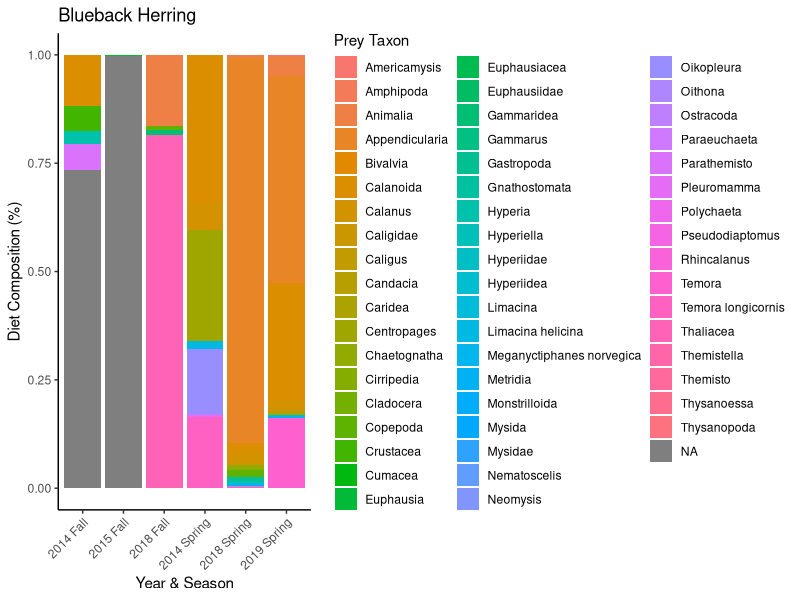
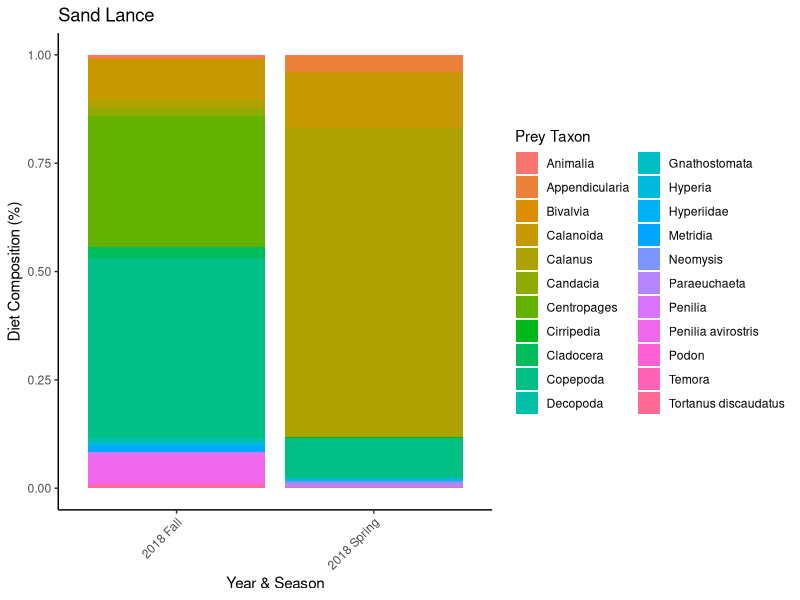
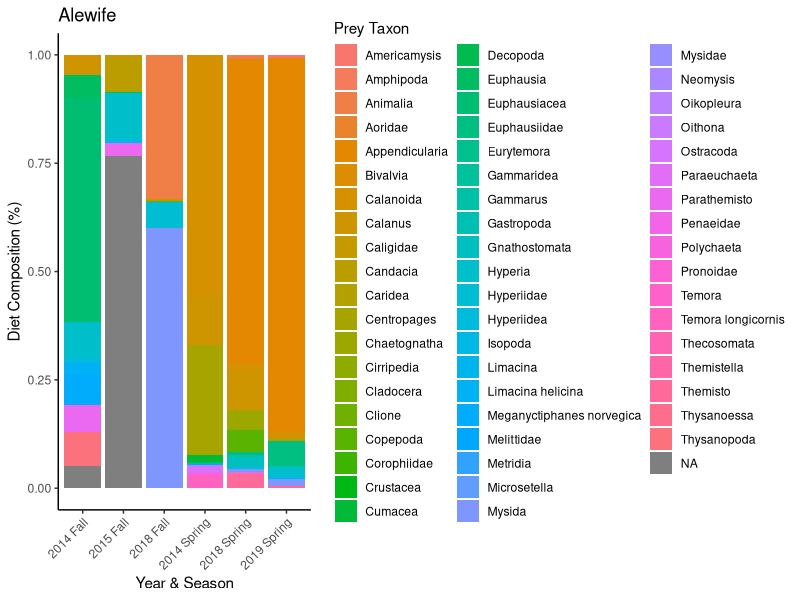
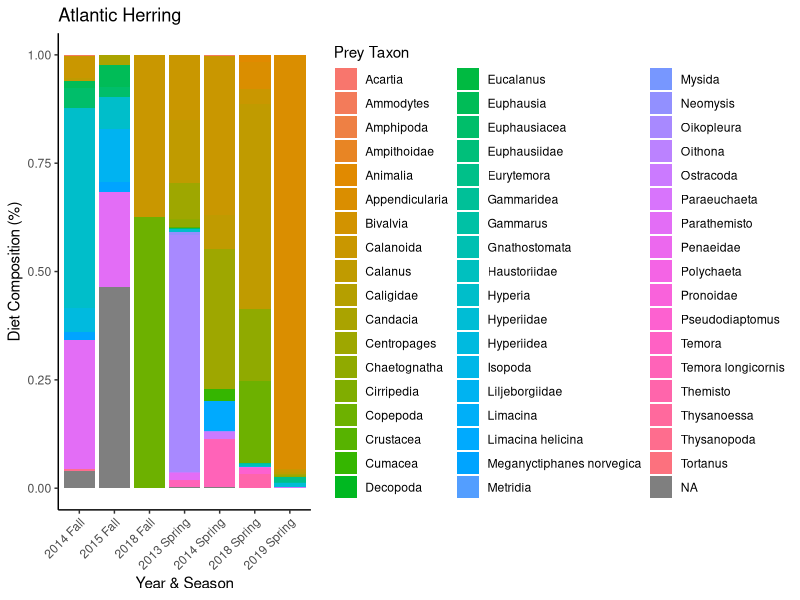
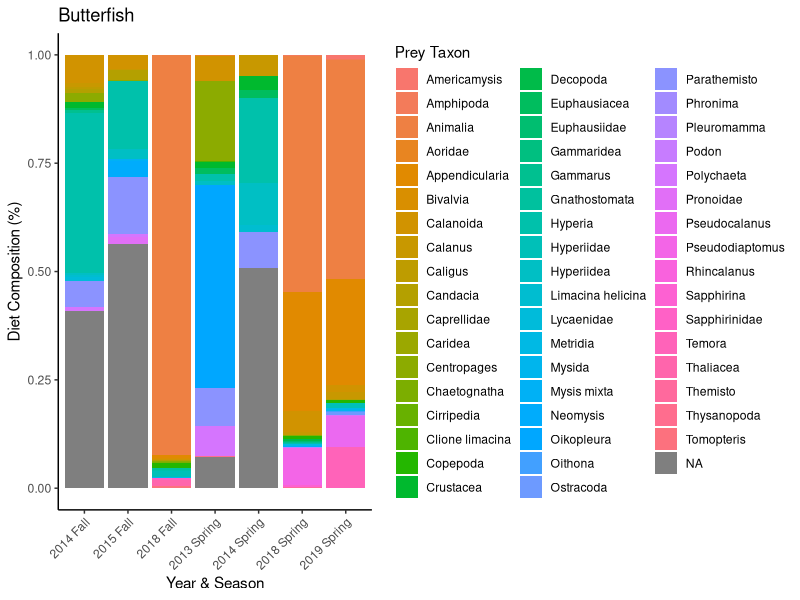
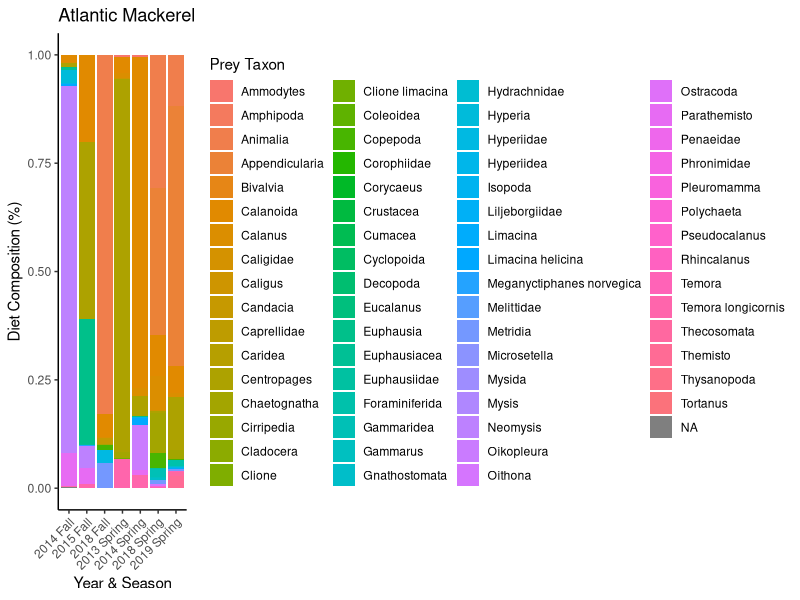
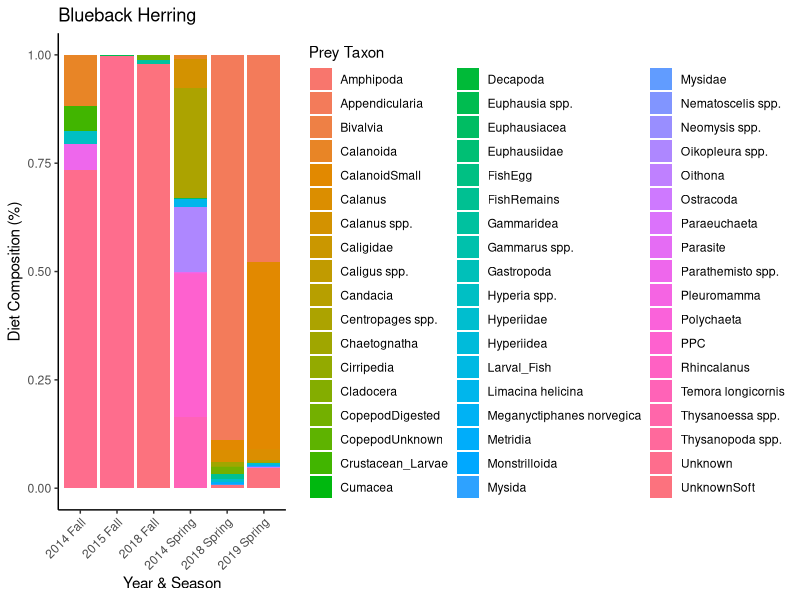
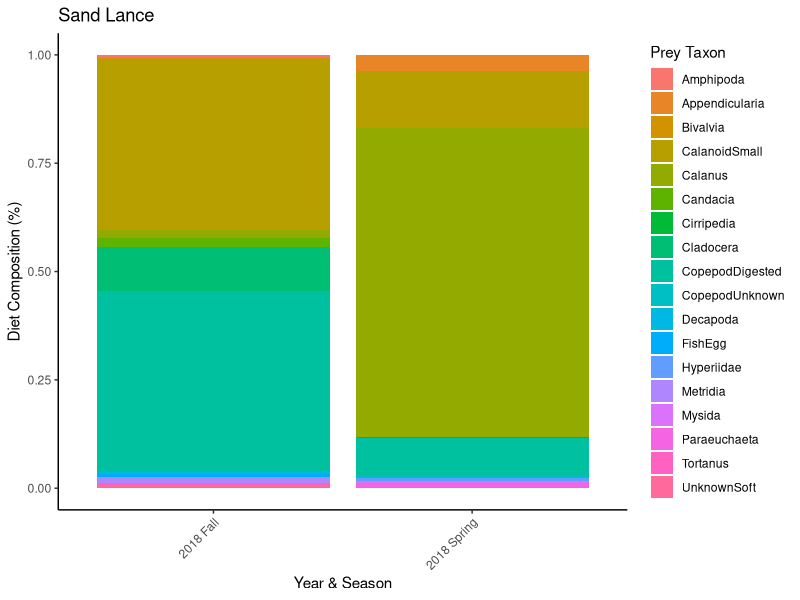

The R source for these figures, in order:
################################################################################
#############          FORAGE FISH DIETS           #############################
#############             FEB-2025                 #############################
## by: Alexandra Cabanelas
# looking at fish diet trends of fish already processed by J Suca et al
# data is from https://portal.edirepository.org/nis/mapbrowse?packageid=knb-lter-nes.2.3 

#Glancy, S.G., J.J. Suca, and J.K. Llopiz. 2022. Diet composition for small 
##pelagic fishes across the Northeast U.S. Continental Shelf for NES-LTER, 
##ongoing since 2013 ver 3. Environmental Data Initiative. 
##https://doi.org/10.6073/pasta/e48fef01a8bb7ae3c443d57de83bed2e 

#Concat_Count_EDI = prey counts
#Concat_Meas_EDI = prey measurements 

#### ------------------------------------------ #####
#            Packages -----
#### ------------------------------------------ #####

library(tidyverse)
library(RColorBrewer)
library(patchwork)
#library(gridExtra) 
#library(cowplot)

#### ------------------------------------------ #####
#            Data -----
#### ------------------------------------------ #####

diets <- read.csv(file.path("raw","Concat_Count_EDI.csv"))


#### ------------------------------------------ #####
#            Tidy -----
#### ------------------------------------------ #####

# create season and year columns 
diets <- diets %>%
  mutate(
    year = substr(as.character(cruise), 1, 4),  # Extract first 4 digits as Year
    season = case_when(
      grepl("02$", cruise) ~ "Spring",  # If cruise ends in '02', assign "Spring"
      grepl("04$", cruise) ~ "Fall",    # If cruise ends in '04', assign "Fall"
      TRUE ~ NA_character_  # Assign NA if it doesn't match
    )
  )

# preyTaxon = Most general taxonomic category of prey
# preyTaxa = Specific taxonomic category of prey
# Llopiz_taxa = Llopiz lab category of prey item
# scientificName_preyTaxon = Scientific name of prey item

comparison_table <- diets %>%
  select(preyTaxon, preyTaxa, Llopiz_taxa, 
         scientificName_preyTaxon, scientificNameID_preyTaxon) %>%
  distinct()  

differences_in_taxa_cols <- diets %>%
  filter(preyTaxon != Llopiz_taxa | 
           preyTaxon != scientificName_preyTaxon | 
           preyTaxon != preyTaxa | 
           Llopiz_taxa != scientificName_preyTaxon | 
           Llopiz_taxa != preyTaxa | 
           scientificName_preyTaxon != preyTaxa) %>%
  select(preyTaxon, Llopiz_taxa, scientificName_preyTaxon, preyTaxa) %>%
  distinct() %>%
  arrange(preyTaxon)

# remove Empty stomachs?
diets <- diets %>%
  filter(preyTaxon != "-9999" & preyTaxon != "Empty")

# not sure what "preyNum" column is
# in EDI is says "Unique number for prey specimen within each gut"
diets <- diets %>%
  dplyr::select(-c("preyNum", "preySpp", "Ocularunits", "Mag","prey_mm", "Scope"))

# preyCount = Total number of prey items per taxanomic category in the gut of fish specimen
## not sure what the NAs in this col mean...

# gutCount = Total number of prey items in that individual fish’s gut.
## gut count is not always filled out - sometimes NA
## and sometimes it seems likes it's wrong (e.g. preyCount > gutCount)

# redo gutCount column 
diets <- diets %>%
  group_by(FishSpecies, cruise, station, FishNum) %>%
  mutate(gutCount = sum(preyCount, na.rm = TRUE)) %>%
  ungroup()

# number of guts processed per season, yearb by predator species
fish_counts <- diets %>%
  group_by(year, season, FishSpecies) %>%
  summarise(fish_processed = n_distinct(FishNum), .groups = "drop") %>%
  group_by(year) %>%
  mutate(total_per_year = sum(fish_processed)) %>% 
  ungroup()

# create common name column
#P_tri = Peprilus triacanthus = Butterfish
#A_aes = Alosa aestivalis = Blueback Herring
#A_pse =	Alosa pseudoharengus = Alewife
#C_har = Clupea harengus = Atlantic Herring
#A_dub =	Ammodytes dubius = Sand Lance
#S_sco =	Scomber scombrus = Atlantic Mackerel

# fix typo in data... 
diets <- diets %>%
  mutate(FishSpecies = ifelse(FishSpecies == "p_tri", "P_tri", FishSpecies))

diets <- diets %>%
  mutate(FishCommon = case_when(
    FishSpecies == "P_tri" ~ "Butterfish",
    FishSpecies == "A_aes" ~ "Blueback Herring",
    FishSpecies == "A_pse" ~ "Alewife",
    FishSpecies == "C_har" ~ "Atlantic Herring",
    FishSpecies == "A_dub" ~ "Sand Lance",
    FishSpecies == "S_sco" ~ "Atlantic Mackerel",
    TRUE ~ NA_character_  # Assign NA if no match
  ))

#im setting the NAs in preyCount == 0 for now bc i dont know what they are
diets <- diets %>%
  mutate(preyCount = ifelse(is.na(preyCount), 0, preyCount))


#### ------------------------------------------ #####
#            Plots -----
#### ------------------------------------------ #####

#            scientificName_preyTaxon -----
#### ------------------------------------------ #####

# calculate diet composition (%) per fish species, year, and season
diets_percent <- diets %>%
  group_by(FishSpecies, year, season, scientificName_preyTaxon) %>%
  summarise(total_prey = sum(preyCount, na.rm = TRUE), .groups = "drop") %>%
  group_by(FishSpecies, year, season) %>%
  mutate(percent = (total_prey / sum(total_prey, na.rm = TRUE)) * 100)

# to make title the fish's common name
fish_common_map <- diets %>%
  select(FishSpecies, FishCommon) %>%
  distinct() %>%
  deframe() 

fish_species_list <- unique(diets_percent$FishSpecies)

# loop through each FishSpecies and create plots
for (fish in fish_species_list) {
  plot <- ggplot(filter(diets_percent, FishSpecies == fish), 
                 aes(x = interaction(year, season, sep = " "), 
                     y = percent, fill = scientificName_preyTaxon)) +
    geom_bar(stat = "identity", position = "fill") +  
    theme_classic() +
    labs(title = fish_common_map[fish],
         x = "Year & Season", 
         y = "Diet Composition (%)", 
         fill = "Prey Taxon") +
    theme(axis.text.x = element_text(angle = 45, hjust = 1),
          legend.position = "right")
  
  print(plot)  
}

#            preyTaxon -----
#### ------------------------------------------ #####

# calculate diet composition (%) per fish species, year, and season
diets_percent_preyTaxon <- diets %>%
  group_by(FishSpecies, year, season, preyTaxon) %>%
  summarise(total_prey = sum(preyCount, na.rm = TRUE), .groups = "drop") %>%
  group_by(FishSpecies, year, season) %>%
  mutate(percent = (total_prey / sum(total_prey, na.rm = TRUE)) * 100)

# loop to plot
for (fish in fish_species_list) {
  plot <- ggplot(filter(diets_percent_preyTaxon, FishSpecies == fish), 
                 aes(x = interaction(year, season, sep = " "), 
                     y = percent, fill = preyTaxon)) +
    geom_bar(stat = "identity", position = "fill") +  
    theme_classic() +
    labs(title = fish_common_map[fish],
         x = "Year & Season", 
         y = "Diet Composition (%)", 
         fill = "Prey Taxon") +
    theme(axis.text.x = element_text(angle = 45, hjust = 1),
          legend.position = "right")
  
  print(plot)  
}


#            preyTaxon grouped top 10 -----
#### ------------------------------------------ #####

# rename PPC to Calanoida
diets_v1 <- diets %>%
  mutate(preyTaxon = ifelse(preyTaxon == "PPC", "Calanoida", 
                            preyTaxon))

diets_v1 <- diets_v1 %>%
  mutate(preyTaxon = case_when(
    preyTaxon %in% c("Unknown", "UnknownOther", "UnknownSoft") ~ "Unknown",  
    TRUE ~ preyTaxon  # keep other values unchanged
  ))

# top 10 most common preyTaxon across all data
top_10_prey <- diets_v1 %>%
  group_by(preyTaxon) %>%
  summarise(total_prey = sum(preyCount, na.rm = TRUE)) %>%
  arrange(desc(total_prey)) %>%
  slice_head(n = 10) %>%
  pull(preyTaxon) 

diets_v1 <- diets_v1 %>%
  mutate(preyTaxon = case_when(
    preyTaxon %in% top_10_prey ~ preyTaxon,  # keep top 10 prey taxa
    TRUE ~ "Other"  # group all other prey into "Other"
  ))

diets_percent_preyTaxon_g <- diets_v1 %>%
  group_by(FishSpecies, year, season, preyTaxon) %>%
  summarise(total_prey = sum(preyCount, na.rm = TRUE), .groups = "drop") %>%
  group_by(FishSpecies, year, season) %>%
  mutate(percent = (total_prey / sum(total_prey, na.rm = TRUE)) * 100)

unique_prey <- unique(diets_percent_preyTaxon_g$preyTaxon)
color_palette <- brewer.pal(n = 11, name = "RdGy") #"Paired", "Set3" or "Dark2"
prey_color_mapping <- setNames(color_palette, unique_prey)

# loop to plot

for (fish in fish_species_list) {
  plot <- ggplot(filter(diets_percent_preyTaxon_g, FishSpecies == fish), 
                 aes(x = interaction(season, year, sep = " "), 
                     y = percent, fill = preyTaxon)) +
    geom_bar(stat = "identity", position = "fill") +  
    scale_fill_manual(values = prey_color_mapping) +
    theme_classic() +
    labs(title = fish_common_map[fish],
         y = "Diet Composition (%)") +  
    theme(axis.text.x = element_text(angle = 0, hjust = 0.5, color = "black", size = 14),
          axis.text.y = element_text(angle = 0, color = "black", size = 14),
          axis.title.x = element_blank(),
          axis.title.y = element_text(size = 16),  
          plot.title = element_text(hjust = 0.5, size = 18, face = "bold"),
          legend.position = "right",
          legend.title = element_blank(),
          legend.margin = margin(0, 0, 0, 0),
          legend.spacing.y = unit(0.2, "cm")) +
    scale_y_continuous(expand = c(0, 0), 
                       labels = scales::percent_format(scale = 100))
  
  print(plot)  
}

### SAME BUT OTHER PALETTE/COLOR OPTIONS
# do the same but coloring unknown in like a bright color
bright_colors <- c("#FF0000", "#00FF00", "#0000FF", "orange",  "#FF00FF",
                   "#00FFFF", "#800000", "#808000", "#008000", "#800080", 
                   "#000080", "#808080", "#C0C0C0", "#FF6347", "#FFD700", 
                   "#32CD32", "#FF1493", "#B22222", "#FF4500", "#ADFF2F")

custom_palette <-  c(
  "Unknown" = "#E63946",  # Bright Red (stands out)
  "Other" = "#8D99AE",  # Neutral Gray for "Other"
  "Calanoida" = "#A8DADC",  # Soft Cyan
  "Calanus spp." = "#457B9D",  # Muted Blue
  "Centropages spp." = "#1D3557",  # Dark Blue
  "Euphausia spp." = "#F4A261",  # Warm Orange
  "Neomysis spp." = "#E9C46A",  # Yellow-Gold
  "Oikopleura spp." = "#2A9D8F",  # Green-Teal
  "Temora longicornis" = "#264653",  # Dark Teal
  "Appendicularia" = "#6A0572",  # Deep Purple
  "CalanoidSmall" = "#D4A5A5"  # Soft Pink
)

custom_palette <- c(
  "Unknown" = "#D73027",  # Strong Red (stands out)
  "Other" = "#7E7E7E",  # Neutral Gray (background)
  "Calanoida" = "#1F78B4",  # Deep Blue
  "Calanus spp." = "#6BAED6",  # Soft Blue
  "Centropages spp." = "#A6CEE3",  # Light Blue
  "Euphausia spp." = "#33A02C",  # Deep Green
  "Neomysis spp." = "#B2DF8A",  # Light Green
  "Oikopleura spp." = "#FDAE61",  # Warm Orange
  "Temora longicornis" = "#F46D43",  # Orange-Red
  "Appendicularia" = "#FDBF6F",  # Soft Peach
  "CalanoidSmall" = "#CAB2D6"  # Soft Purple
)

for (fish in fish_species_list) {
  plot <- ggplot(filter(diets_percent_preyTaxon_g, FishSpecies == fish), 
                 aes(x = interaction(season, year, sep = " "), 
                     y = percent, fill = preyTaxon)) +
    geom_bar(stat = "identity", position = "fill") +  
    scale_fill_manual(values = custom_palette) +
    theme_classic() +
    labs(title = fish_common_map[fish],
         y = "Diet Composition (%)") +  
    theme(axis.text.x = element_text(angle = 0, hjust = 0.5, color = "black", size = 14),
          axis.text.y = element_text(angle = 0, color = "black", size = 14),
          axis.title.x = element_blank(),
          axis.title.y = element_text(size = 16),  
          plot.title = element_text(hjust = 0.5, size = 18, face = "bold"),
          legend.position = "right",
          legend.title = element_blank(),
          legend.margin = margin(0, 0, 0, 0),
          legend.spacing.y = unit(0.2, "cm")) +
    scale_y_continuous(expand = c(0, 0), 
                       labels = scales::percent_format(scale = 100))
  
  print(plot)  
}



#            Llopiz_taxa grouped top 10 -----
#### ------------------------------------------ #####
# doing same with Llopiz_taxa bc calanoid small better described

diets_v2 <- diets %>%
  mutate(Llopiz_taxa = case_when( # Thaliacea ??
    Llopiz_taxa %in% c("Unknown", "UnknownOther", "UnknownSoft") ~ "Unknown",  
    TRUE ~ Llopiz_taxa  # keep other values unchanged
  ))

# fill in the NAs with some of the prey names in the scientificName_preyTaxon col
diets_v2 <- diets_v2 %>%
  mutate(Llopiz_taxa = ifelse(is.na(Llopiz_taxa), 
                              scientificName_preyTaxon, Llopiz_taxa))

# fill remaining NAs with prey names in the preyTaxon col
diets_v2 <- diets_v2 %>%
  mutate(Llopiz_taxa = ifelse(is.na(Llopiz_taxa), 
                              preyTaxon, Llopiz_taxa))

# group prey into broader categories:
# Calanoida = candacia, acartia, CalanoidDigested, Eucalanus, Eurytemora, 
##Paraeuchaeta, Pseudodiaptomas, Rhincalanus, Tortanus, Tortanus discaudatus, CalanoidSmall

# Copepoda = CopepodDigested, CopepodUnknown, Corycaeus (cyclopoid), Cyclopoida, 
##Monstrilloida, Microsetella, Sapphirina, Sapphirinidae

# Mysida = "Mysida", "Neomysis", "Mysidae", "Mysis", "Mysis mixta", "Americamysis"'
# FishItems = Ammodytes, Fish_Remains, FishEgg, FishLarvae, FishRemains, Larval_Fish
# Appendicularia
# Bivalvia
# Amphipoda = Ampithoidae, Aoridae, Caprellidae, Corophiidae, Liljeborgiidae
# Pteropoda = Clione, Clione limacina, Limacina, Limacina helicina, Thecosomata
# Euphausiidae = Euphausia, Euphausiacea, Meganyctiphanes norvegica, 
##Nematoscelis, Thysanoessa, Thysanopoda

# Gammaridea = Gammarus
# Hyperiidea = Hyperia, Hyperiella, Hyperiidae, Phronima, Phronimidae, Pronoidae, Themistella, Themisto
# Decapoda = Caridea, Penaeidae

# Temora spp. = Temora, Temora longicornis 
# Other = Unknown 
diets_v2 <- diets_v2 %>%
  mutate(Llopiz_taxa = case_when(
    Llopiz_taxa == "Oikopleura" ~ "Appendicularia",
    Llopiz_taxa == "Neomysis" ~ "Mysida",
    Llopiz_taxa == "Parathemisto" ~ "Hyperiidae",
    Llopiz_taxa == "Gammarus" ~ "Gammaridea",
    Llopiz_taxa == "Other" ~ "Unknown", 
    Llopiz_taxa %in% c("Candacia", "Acartia", "CalanoidDigested", "Eucalanus", 
                       "Eurytemora", "Paraeuchaeta", "Pseudodiaptomas", 
                       "Rhincalanus", "Tortanus", "Tortanus discaudatus", 
                       "CalanoidSmall") ~ "Calanoida",
    
    Llopiz_taxa %in% c("CopepodDigested", "CopepodUnknown", "Corycaeus", 
                       "Cyclopoida", "Monstrilloida", "Microsetella", 
                       "Sapphirina", "Sapphirinidae") ~ "Copepoda",
    
    Llopiz_taxa %in% c("Mysida", "Neomysis", "Mysidae", "Mysis", "Mysis mixta", 
                       "Americamysis") ~ "Mysida",
    
    Llopiz_taxa %in% c("Ammodytes", "Fish_Remains", "FishEgg", "FishLarvae", 
                       "FishRemains", "Larval_Fish") ~ "FishItems",
    
    Llopiz_taxa %in% c("Ampithoidae", "Aoridae", "Caprellidae", "Corophiidae", 
                       "Liljeborgiidae") ~ "Amphipoda",
    
    Llopiz_taxa %in% c("Clione", "Clione limacina", "Limacina", 
                       "Limacina helicina", "Thecosomata") ~ "Pteropoda",
    
    Llopiz_taxa %in% c("Euphausia", "Euphausiacea", "Meganyctiphanes norvegica", 
                       "Nematoscelis", "Thysanoessa", 
                       "Thysanopoda") ~ "Euphausiidae",
    
    Llopiz_taxa %in% c("Hyperia", "Hyperiella", "Hyperiidae", "Phronima", 
                       "Phronimidae", "Pronoidae", "Themistella", 
                       "Themisto") ~ "Hyperiidea",
    
    Llopiz_taxa %in% c("Caridea", "Penaeidae") ~ "Decapoda",
    
    Llopiz_taxa %in% c("Temora", "Temora longicornis") ~ "Temora spp.",
    
    TRUE ~ Llopiz_taxa  # everything else unchanged
  ))

# ??? left as is
# Calanus
# Caligidae = sea lice = could go into parasite or Copepoda = Caligus
# Cirripedia (barnacle) = Arthropoda thecostraca
# there is a Crustacea group
# Cumacea = Arthropoda malacostraca 
# there is a Gastropoda group
# there is a Isopoda group
# Hydrachnidae = water mite = Arthropoda = possibly into parasites
# Metridia = calanoid copepod 
# Oithona = copepoda
# Penilia = Artropoda ctenopoda = Penilia avirostris
# Pleuromamma = calanoida 
# Podon = Arthropoda onychopoda
# Tomopteris = annelid 
# Ostracoda
# Haustoriidae = Arthropoda crustacean malacostraca 
# Animalia
# Lycaenidae = butterfly ??
# Melittidae = beetles??

# top 10 most common Llopiz_taxa across all data
top_10_Llopiz <- diets_v2 %>%
  group_by(Llopiz_taxa) %>%
  summarise(total_prey = sum(preyCount, na.rm = TRUE)) %>%
  arrange(desc(total_prey)) %>%
  slice_head(n = 10) %>%
  pull(Llopiz_taxa) 

diets_v3 <- diets_v2 %>%
  mutate(Llopiz_taxa = case_when(
    Llopiz_taxa %in% top_10_Llopiz ~ Llopiz_taxa,  # keep top 10 prey taxa
    TRUE ~ "Other"  # group all other prey into "Other"
  ))

diets_percent_Llopiz_taxa_g <- diets_v3 %>%
  group_by(FishSpecies, year, season, Llopiz_taxa) %>%
  summarise(total_prey = sum(preyCount, na.rm = TRUE), .groups = "drop") %>%
  group_by(FishSpecies, year, season) %>%
  mutate(percent = (total_prey / sum(total_prey, na.rm = TRUE)) * 100)

unique_preyLlopiz <- unique(diets_percent_Llopiz_taxa_g$Llopiz_taxa)
prey_color_mappingLlopiz <- setNames(color_palette, unique_preyLlopiz)

# loop to plot

for (fish in fish_species_list) {
  plot <- ggplot(filter(diets_percent_Llopiz_taxa_g, FishSpecies == fish), 
                 aes(x = interaction(season, year, sep = " "), 
                     y = percent, fill = Llopiz_taxa)) +
    geom_bar(stat = "identity", position = "fill") +  
    scale_fill_manual(values = prey_color_mappingLlopiz) +
    theme_classic() +
    labs(title = fish_common_map[fish],
         y = "Diet Composition (%)") +  
    theme(axis.text.x = element_text(angle = 0, hjust = 0.5, color = "black", size = 14),
          axis.text.y = element_text(angle = 0, color = "black", size = 14),
          axis.title.x = element_blank(),
          axis.title.y = element_text(size = 16),  
          plot.title = element_text(hjust = 0.5, size = 18, face = "bold"),
          legend.position = "right",
          legend.title = element_blank(),
          legend.margin = margin(0, 0, 0, 0),
          legend.spacing.y = unit(0.2, "cm")) +
    scale_y_continuous(expand = c(0, 0), 
                       labels = scales::percent_format(scale = 100))
  
  print(plot)  
}


#            2018 and 2019 ONLY -----
#### ------------------------------------------ #####
#            Llopiz_taxa grouped top 10 -----
#### ------------------------------------------ #####

top_10_Llopiz_new <- diets_v2 %>%
  filter(year %in% c(2018, 2019) & 
           season %in% c("Fall", "Spring")) %>%
  group_by(Llopiz_taxa) %>%
  summarise(total_prey = sum(preyCount, na.rm = TRUE)) %>%
  arrange(desc(total_prey)) %>%
  slice_head(n = 11) %>%
  pull(Llopiz_taxa) 

diets_v4 <- diets_v2 %>%
  mutate(Llopiz_taxa = case_when(
    Llopiz_taxa %in% top_10_Llopiz_new ~ Llopiz_taxa,  # keep top 10 prey taxa
    TRUE ~ "Other"  # group all other prey into "Other"
  ))

diets_percent_Llopiz_taxa_g_new <- diets_v4 %>%
  filter(year %in% c(2018, 2019) & season %in% c("Fall", "Spring")) %>%
  group_by(FishSpecies, year, season, Llopiz_taxa) %>%
  summarise(total_prey = sum(preyCount, na.rm = TRUE), .groups = "drop") %>%
  group_by(FishSpecies, year, season) %>%
  mutate(percent = (total_prey / sum(total_prey, na.rm = TRUE)) * 100,
         Llopiz_taxa = factor(Llopiz_taxa, 
                              levels = c(setdiff(top_10_Llopiz_new, 
                                                 c("Other", "Unknown")), 
                                         "Other", "Unknown")))  # Force order

unique_preyLlopiz_new <- unique(diets_percent_Llopiz_taxa_g_new$Llopiz_taxa)

#make custom color palette (to avoid white, and add more colors)
#print(color_palette)
prey_color_mappingLlopiznew <- c(
  "Appendicularia" = "#67001F",
  "Calanus" = "#664700",
  "Calanoida" = "#CD950C", #"#D6604D",
  "Centropages" = "#FFB90F", #E49B5D", #"#F4A582", 
  "Chaetognatha" = "#6E8B3D",#"#8C510A"
  "Copepoda" = "#c7522a", #"#A63D40"maybe it looks too similar to B218
  "Euphausiidae" = "#4D4D4D",
  "Hyperiidea" = "#9ACD32", #"#BABABA", 
  "Mysida" = "#878787",
  "Temora spp." = "#006647",
  "Other" = "#D8BFD8", #"#1A1A1A", 
  "Unknown" = "#FA8072" #"#B2182B", "#6959CD", "#4A708B", "#D8BFD8"
)

# loop to plot
for (fish in fish_species_list) {
  plot <- ggplot(filter(diets_percent_Llopiz_taxa_g_new, 
                        FishSpecies == fish), 
                 aes(x = interaction(season, year, sep = " "), 
                     y = percent, fill = Llopiz_taxa)) +
    geom_bar(stat = "identity", position = "fill") +  
    scale_fill_manual(values = prey_color_mappingLlopiznew) +
    theme_classic() +
    labs(title = fish_common_map[fish],
         y = "Diet Composition (%)") +  
    theme(axis.text.x = element_text(angle = 0, hjust = 0.5, color = "black", size = 14),
          axis.text.y = element_text(angle = 0, color = "black", size = 14),
          axis.title.x = element_blank(),
          axis.title.y = element_text(size = 16),  
          plot.title = element_text(hjust = 0.5, size = 18, face = "bold"),
          legend.position = "right",
          legend.title = element_blank(),
          legend.margin = margin(0, 0, 0, 0),
          legend.spacing.y = unit(0.2, "cm")) +
    scale_y_continuous(expand = c(0, 0), 
                       labels = scales::percent_format(scale = 100))
  
  print(plot)  
}


#            2018 and 2019 ONLY -----
#### ------------------------------------------ #####
#            Atl Mackerel and Butterfish ONLY -----
#### ------------------------------------------ #####
#            Llopiz_taxa grouped top 10 -----
#### ------------------------------------------ #####

#P_tri = Peprilus triacanthus = Butterfish
#S_sco =	Scomber scombrus = Atlantic Mackerel
selected_fish <- c("P_tri", "S_sco")

diets_filtered <- diets_percent_Llopiz_taxa_g_new %>%
  filter(FishSpecies %in% selected_fish)

diets_filtered <- diets_filtered %>%
  mutate(season = factor(season, levels = c("Spring", "Fall")),  # ensure Spring comes first
         x_order = interaction(season, year, sep = " "))

(plot_mackerel <- ggplot(filter(diets_filtered, FishSpecies == "S_sco"), 
                        aes(x = x_order, 
                            y = percent, fill = Llopiz_taxa)) +
  geom_bar(stat = "identity", position = "fill") +  
  scale_fill_manual(values = prey_color_mappingLlopiznew) +
  theme_classic() +
  labs(title = "Atlantic Mackerel",
       y = "Diet Composition (%)") +  
  theme(axis.text.x = element_text(hjust = 0.5, color = "black", size = 15),
        axis.text.y = element_text(color = "black", size = 14),
        axis.title.x = element_blank(),
        axis.title.y = element_text(size = 17, face = "bold"),  
        plot.title = element_text(hjust = 0.5, size = 18, face = "bold"),
        legend.position = "none")  +
    scale_y_continuous(expand = c(0, 0), 
                       labels = scales::percent_format(scale = 100)))  

(plot_butterfish <- ggplot(filter(diets_filtered, FishSpecies == "P_tri"), 
                          aes(x = x_order, 
                              y = percent, fill = Llopiz_taxa)) +
  geom_bar(stat = "identity", position = "fill") +  
  scale_fill_manual(values = prey_color_mappingLlopiznew) +
  theme_classic() +
  labs(title = "Butterfish",
       y = "Diet Composition (%)") +  
  theme(axis.text.x = element_text(angle = 0, hjust = 0.5, color = "black", size = 14),
        axis.text.y = element_text(angle = 0, color = "black", size = 14),
        axis.title.x = element_blank(),
        axis.title.y = element_blank(),  
        plot.title = element_text(hjust = 0.5, size = 18, face = "bold"),
        legend.position = "right",  # Keep legend in one plot
        legend.title = element_blank(),
        legend.margin = margin(0, 0, 0, 0),
        legend.spacing.y = unit(0.2, "cm"))  +
    scale_y_continuous(expand = c(0, 0), 
                       labels = scales::percent_format(scale = 100)))

(final_plot <- plot_mackerel + 
               plot_butterfish + 
               plot_layout(guides = "collect"))

ggsave("figures/AtlanticMackerel_Butterfish_Diet1.png", 
      plot = final_plot, 
      width = 10, height = 4, 
      dpi = 300, 
      units = "in")
